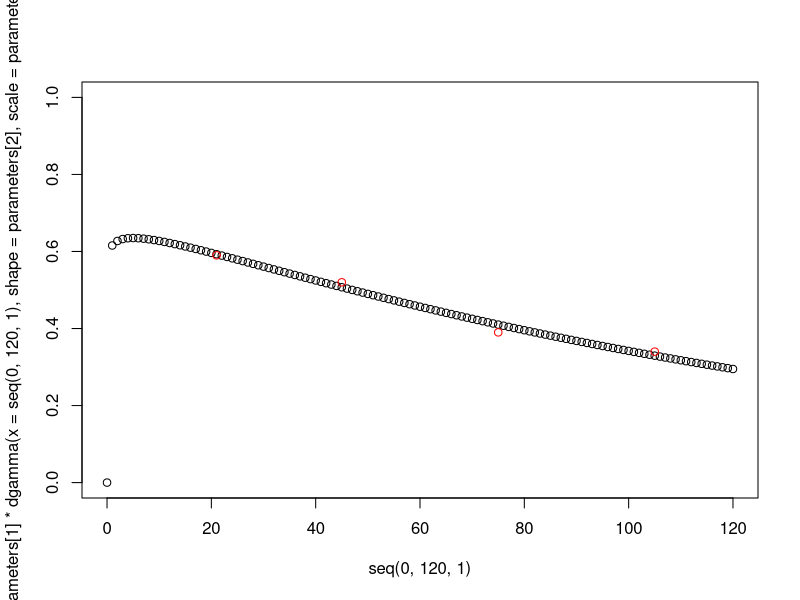

Write the R code that produced this figure.
##################################################################
### Fitting a Gamma distribution to vaccine effectiveness data ###
##################################################################

library(minpack.lm)


####### Influenza ####### 

# Reference: https://academic.oup.com/ofid/article/12/Supplement_1/ofae631.1510/7988530

VE_influenza <- data.frame(
  x = c(21, 45, 75, 105),
  y = c(0.59, 0.52, 0.39, 0.34)
)

VE_waning_influenza <- nlsLM(y ~ a * dgamma(x = x, 
                               shape = s1,
                               scale = sc1),
                             start = list(a = 10, s1 = 1.5, sc1 = 1.5),
                             data = VE_influenza)

parameters <- VE_waning_influenza$m$getPars()
print(parameters)

plot(seq(0,120,1),
     parameters[1]*dgamma(x=seq(0,120,1),
                          shape = parameters[2],
                          scale = parameters[3]),
     ylim = c(0,1))

points(VE_influenza, col="red")


VE_over_time_influenza <- function(t){
  return(parameters[1]*dgamma(t,shape = prms[2],scale = prms[3]))
}


t <- 20
94.748176 * dgamma(t, shape = 1.038451, scale = 129.382569)
